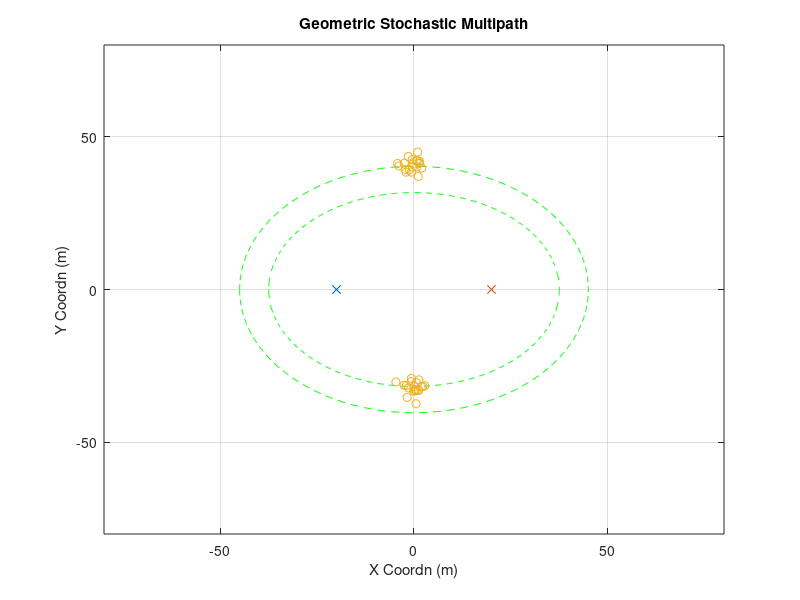

The MATLAB source for this figure: (Note: this script raises an error after producing the figure.)
% performance with perfect initial parameter...
clear;clc;close all
% rng(2)
%% other parameter
plot_ellipse = 1;
noise_pow = 1;

%% Goemetry Parameters
Nt = 16;
Nr = 16;
D_bs2ue = 40;
loc0_ue = [-D_bs2ue/2,0];
loc0_bs = [D_bs2ue/2,0];
speed_c = 3e8;
fc = 28e9;
%% Large Scale Parameter (Multiple Clusters)
cluster_delay = [300e-9,250e-9];
cluster_num = 2;
ray_num = 20;

%% Cluster Generation (Strongest Two?)
for cluster_index = 1:cluster_num
    delay = cluster_delay(cluster_index);
    ellipse_len = delay*speed_c;
    a = ellipse_len/2;
    c = D_bs2ue/2;
    b = sqrt(a^2-c^2);
    
%     AOA = rand*pi-pi/2;
    if cluster_index==1
        AOA = pi/2;
    else
        AOA = -pi/2;
    end
    loc_cluster_cnt = [a*cos(AOA),b*sin(AOA)];
    loc_cluster = repmat(loc_cluster_cnt,ray_num,1)+[randn(ray_num,1)*2,randn(ray_num,1)*2];
    loc_cluster_total((cluster_index-1)*ray_num+1:cluster_index*ray_num,:) =  loc_cluster;
    
    for ray_index = 1:ray_num
        raydelay(cluster_index,ray_index) = (norm(loc_cluster(ray_index,:)-loc0_bs)...
                    +norm(loc_cluster(ray_index,:)-loc0_ue))/speed_c;
        temp = loc_cluster(ray_index,:) - loc0_ue;
        rayAOA(cluster_index,ray_index) = angle(temp(1)+1j*temp(2));
        temp = loc_cluster(ray_index,:) - loc0_bs;
        rayAOD(cluster_index,ray_index) = angle(-temp(1)-1j*temp(2));
    end
    raygain = exp(1j*rand(cluster_num, ray_num)*2*pi);
%     raygain(2,:) = zeros(1,ray_num);
    
    fprintf('Cluster %d:\n',cluster_index);
    fprintf('DS Mean:    %4.2f ns\n', mean(raydelay(cluster_index,:)*1e9));
    fprintf('DS Std Dev: %4.2f ns\n', sqrt(var(raydelay(cluster_index,:)*1e9)));
    fprintf('AOAS Mean:    %4.2f degree\n', mean(rayAOA(cluster_index,:)/pi*180));
    fprintf('AOAS Std Dev: %4.2f degree\n', sqrt(var(rayAOA(cluster_index,:)/pi*180)));
    fprintf('AODS Mean:    %4.2f degree\n', mean(rayAOD(cluster_index,:)/pi*180));
    fprintf('AODS Std Dev: %4.2f degree\n', sqrt(var(rayAOD(cluster_index,:)/pi*180)));
    
    % plot ellipse
    if plot_ellipse
        t = -pi:0.01:pi;
        x = a*cos(t);
        y = b*sin(t);
        figure(99)
        plot(x,y,'g--');hold on
    end
end

% plot of scattering ellipse
if plot_ellipse
    figure(99)
    plot(loc0_ue(1),loc0_ue(2),'x');hold on
    plot(loc0_bs(1),loc0_bs(2),'x');hold on
    plot(loc_cluster_total(:,1),loc_cluster_total(:,2),'o');hold on
    title('Geometric Stochastic Multipath')
    axis([-80,80,-80,80])
    xlabel('X Coordn (m)')
    ylabel('Y Coordn (m)')
    grid on
end

%% Frequency Domain MIMO Channel & Frequency Domain Equivalent Beamspace Channel
Nfft = 512;
H_freq0 = get_H_freq3( raygain,...
                       raydelay,...
                       rayAOA,...
                       rayAOD,...
                       cluster_num,...
                       ray_num,...
                       Nt, Nr);
norm_factor = sqrt(mean(mean(mean(abs(H_freq0).^2))));
% norm_factor = 1;
H_freq0 = H_freq0 / norm_factor ;

%%
phi1 = mean(rayAOA(1,:),2);
% phi_round1 = round(mean(rayAOA(1,:),2)/pi*2^6)/2^6*pi;
phi_round1 = phi1;
arx1 = exp(1j*(0:Nr-1)'*pi*sin(phi_round1))/sqrt(Nr);

phi_round1_leftasst = (round(mean(rayAOA(1,:),2)/pi*2^6)-0.25)/2^6*pi;
arx1_leftasst = exp(1j*(0:Nr-1)'*pi*sin(phi_round1_leftasst))/sqrt(Nr);
phi_round1_rightasst = (round(mean(rayAOA(1,:),2)/pi*2^6)+0.25)/2^6*pi;
arx1_rightasst = exp(1j*(0:Nr-1)'*pi*sin(phi_round1_rightasst))/sqrt(Nr);

theta1 = mean(rayAOD(1,:),2);
atx1 = exp(1j*(0:Nt-1)'*pi*sin(theta1))/sqrt(Nt);

phi2 = mean(rayAOA(2,:),2);
% phi_round2 = round(mean(rayAOA(2,:),2)/pi*2^6)/2^6*pi;
phi_round2 = phi2;
arx2 = exp(1j*(0:Nr-1)'*pi*sin(phi_round2))/sqrt(Nr);
theta2 = mean(rayAOD(2,:),2);
atx2 = exp(1j*(0:Nt-1)'*pi*sin(theta2))/sqrt(Nt);
%% quick look at post-beamforming wideband channel 
if noise_pow == 10
    NMSE = -10;
elseif noise_pow == 1
    NMSE = -20;
elseif noise_pow == 0.1
    NMSE = -30;
end

H_error_scaler = sqrt(10^(NMSE/10));
for kk=1:Nfft
    H_error = (randn(Nr,Nt)+1j*randn(Nr,Nt))/sqrt(2)*H_error_scaler;
    H_BB1(kk,1) = arx1'*(squeeze(H_freq0(:,:,kk))+H_error)*atx1;
    H_BB2(kk,1) = arx2'*(squeeze(H_freq0(:,:,kk))+H_error)*atx2;
end
% figure
% plot(10*log10(abs(H_BB1(:,1))))
% grid on
% xlabel('Subcarrier Index')
% ylabel('Channel Gain (dB)')
%% OMP approach 
G = 1000;
Nfft = 512;
tau_range = linspace(150,350,G)*1e-9;
krange = transpose(1:Nfft);
for gg=1:G
    Psi(:,gg) = exp(-1j*(2*pi)*krange*tau_range(gg)/(Nfft*1e-9))*exp(-1j*2*pi*tau_range(gg)*28e9);
end
s_tau = zeros(Nfft,ray_num);
h_res = H_BB1(:,1);
for rr=1:ray_num
    [~, kr_bb1(rr)] = max(abs(Psi'*h_res));
    s_tau(:,rr) = Psi(:,kr_bb1(rr));
    h_res = (eye(Nfft) - s_tau(:,1:rr)*pinv(s_tau(:,1:rr)))*H_BB1(:,1);
end

s_tau = zeros(Nfft,ray_num);
h_res = H_BB2(:,1);
for rr=1:ray_num
    [~, kr_bb2(rr)] = max(abs(Psi'*h_res));
    s_tau(:,rr) = Psi(:,kr_bb2(rr));
    h_res = (eye(Nfft) - s_tau(:,1:rr)*pinv(s_tau(:,1:rr)))*H_BB2(:,1);
end
% [sort(tau_range(kr)).' sort(raydelay(1,:)).']*1e9
%% Parameter refinement using Alternative Search in BB1
t_num = 50;
for tt = 1:t_num
    if tt==1
        rayAOA_prev = ones(1,ray_num)*phi1;
        raydelay_prev = tau_range(kr_bb1);
    elseif tt>1
        raydelay_prev = tau_est;
        rayAOA_prev = AOA_est;
        raygain_prev = alpha_est;
    end

    % Alternative estimation parameters
    
        %---------------------------------------------
        % Alpha estimation using previous tau and phi
        %---------------------------------------------
        for kk=1:Nfft
            if tt==1
                bigPhi = ones(1,ray_num)*1e-5;
            else
                bigPhi = sin(rayAOA_prev(1,:))-sin(phi_round1);
            end
            bigTheta = -sin(rayAOD(1,:))+sin(theta1);
            BigAlpha(kk,:) = exp(-1j*2*pi*kk*(raydelay_prev(1,:))/(1e-9*Nfft))...
                .*exp(-1j*2*pi*(raydelay_prev(1,:))*28e9)...
                .*(1-exp(1j*pi*Nr*bigPhi))./(1-exp(1j*pi*bigPhi))...
                .*Nt...
                ./(Nt*Nr);
        end
        alpha_est = (pinv(BigAlpha)*H_BB1(:,1)).';
%         H_BB1_pred(:,tt) = BigAlpha*(alpha_est.');
%         figure
%         plot(abs(H_BB1_pred(:,tt)));hold on
%         plot(abs(H_BB1(:,1)));hold on
%         legend('pred','true')
        
        
        %---------------------------------------------
        % tau estimation with previous alpha and phi
        %---------------------------------------------
        for kk=1:Nfft
%             bigPhi = sin(rayAOA_prev(1,:))-sin(phi_round1);
            bigTheta = -sin(rayAOD(1,:))+sin(theta1);
            BigTau(kk,:) = (-1j*2*pi/(Nfft*1e-9)*kk-1j*2*pi*28e9)...
            .*exp(-1j*2*pi*kk*(raydelay_prev(1,:))/(1e-9*Nfft))...
            .*exp(-1j*2*pi*(raydelay_prev(1,:))*28e9)...
            .*alpha_est...    
            .*(1-exp(1j*pi*Nr*bigPhi))./(1-exp(1j*pi*bigPhi))...
            .*Nt...
            ./(Nt*Nr);
            
            BigTau_const(kk,:) = exp(-1j*2*pi*kk*(raydelay_prev(1,:))/(1e-9*Nfft))...
            .*exp(-1j*2*pi*(raydelay_prev(1,:))*28e9)...
            .*alpha_est...    
            .*(1-exp(1j*pi*Nr*bigPhi))./(1-exp(1j*pi*bigPhi))...
            .*Nt...
            ./(Nt*Nr);
        end
%         H_BB1_pred(:,tt) = sum(BigTau_const,2)+BigTau*((raydelay(1,:)-raydelay_prev(1,:)).');
        deltatau_est = pinv([real(BigTau);imag(BigTau)])...
            *[real(H_BB1(:,1)-sum(BigTau_const,2));imag(H_BB1(:,1)-sum(BigTau_const,2))];
        tau_est = raydelay_prev(1,:) + deltatau_est.';
%         H_BB1_pred_real(:,tt) = real(BigTau) * deltatau_est + real(sum(BigTau_const,2));
%         H_BB1_pred_imag(:,tt) = imag(BigTau) * deltatau_est + imag(sum(BigTau_const,2));
%         figure
%         plot(abs(H_BB1_pred_real(:,tt)+1j*H_BB1_pred_imag(:,tt)));hold on
%         plot(abs(H_BB1(:,1)));hold on
%         legend('pred','true')

        %---------------------------------------------
        % phi estimation using previous alpha and tau
        %---------------------------------------------
%         rayAOA_prev(1,:) = rayAOA_prev(1,:) + deltaAOA_est;
        for kk=1:Nfft
%             bigPhi = sin(rayAOA_prev(1,:))-sin(phi_round1);
            bigTheta = -sin(rayAOD(1,:))+sin(theta1);
            BigPhi_const(kk,:) = alpha_est(1,:)...
                .*exp(-1j*2*pi*kk*(tau_est)/(1e-9*Nfft))...
                .*exp(-1j*2*pi*(tau_est)*28e9)...
                .*(1-exp(1j*pi*Nr*bigPhi))./(1-exp(1j*pi*bigPhi))...
                .*Nt...
                ./(Nt*Nr);
            for ray_index=1:ray_num
                phi_bar = phi_round1;
                phi_chan = rayAOA_prev(1,ray_index);
                BigPHI(kk,ray_index) = alpha_est(ray_index)...
                .*exp(-1j*2*pi*kk*(tau_est(ray_index))/(1e-9*Nfft))...
                .*exp(-1j*2*pi*(tau_est(ray_index))*28e9)...
                .*((-1j*pi*Nr*cos(rayAOA_prev(1,ray_index)))*exp(1j*pi*Nr*bigPhi(ray_index))*(1-exp(1j*pi*bigPhi(ray_index)))...
                -(1-exp(1j*pi*Nr*bigPhi(ray_index)))*exp(1j*pi*bigPhi(ray_index))*(-1j*pi*cos(rayAOA_prev(1,ray_index))))...
                ./((1-exp(1j*pi*bigPhi(ray_index)))^2)...
                .*Nt...
                ./(Nt*Nr);
            end
        end
%         H_BB1_pred(:,tt) = sum(BigPhi_const,2)+BigPHI*((rayAOA(1,:)-rayAOA_prev(1,:)).');
        deltaAOA_est = pinv([real(BigPHI);imag(BigPHI)])...
            *[real(H_BB1(:,1)-sum(BigPhi_const,2));imag(H_BB1(:,1)-sum(BigPhi_const,2))];
        AOA_est = rayAOA_prev(1,:) + deltaAOA_est.';
        
%         H_BB1_pred_real(:,tt) = real(BigPHI) * deltaAOA_est + real(sum(BigPhi_const,2));
%         H_BB1_pred_imag(:,tt) = imag(BigPHI) * deltaAOA_est + imag(sum(BigPhi_const,2));
%         figure
%         plot(abs(H_BB1_pred_real(:,tt)+1j*H_BB1_pred_imag(:,tt)));hold on
%         plot(abs(H_BB1(:,1)));hold on
%         legend('pred','true')
        
        %---------------------------------------------
        % Post-Beamforming Channel Using Estimated Parameter
        %---------------------------------------------
        bigPhi_est = sin(AOA_est)-sin(phi_round1);
        for kk=1:Nfft
        H_BB1_pred(kk,tt) = sum(alpha_est(1,:)...
                .*exp(-1j*2*pi*kk*tau_est/(1e-9*Nfft))...
                .*exp(-1j*2*pi*(tau_est)*28e9)...
                .*(1-exp(1j*pi*Nr*bigPhi_est))./(1-exp(1j*pi*bigPhi_est))...
                ./Nr);
        end

    MSE_init1(tt) = norm(H_BB1(:,1)-H_BB1_pred(:,tt),'fro')/norm(H_BB1(:,1),'fro');
end
% wrap-up everything for tracking
tau_est1 = tau_est;
AOA_est1= AOA_est;
alpha_est1 = alpha_est;
%% 
figure
plot(MSE_init1);hold on;grid on
xlabel('Iteration')
title('MSE in Initilization')
ylabel('MSE in BB1')
%% Parameter refinement using Alternative Search in BB2
t_num = 50;
for tt = 1:t_num
    if tt==1
        rayAOA_prev = ones(1,ray_num)*phi2;
        raydelay_prev = tau_range(kr_bb2);
    elseif tt>1
        raydelay_prev = tau_est;
        rayAOA_prev = AOA_est;
        raygain_prev = alpha_est;
    end

    % Alternative estimation parameters
    
        %---------------------------------------------
        % Alpha estimation using previous tau and phi
        %---------------------------------------------
        for kk=1:Nfft
            if tt==1
                bigPhi = ones(1,ray_num)*1e-5;
            else
                bigPhi = sin(rayAOA_prev(1,:))-sin(phi_round2);
            end
%             bigPhi = sin(rayAOA_prev(1,:))-sin(phi_round2);
            bigTheta = -sin(rayAOD(2,:))+sin(theta2);
            BigAlpha(kk,:) = exp(-1j*2*pi*kk*(raydelay_prev(1,:))/(1e-9*Nfft))...
                .*exp(-1j*2*pi*(raydelay_prev(1,:))*28e9)...
                .*(1-exp(1j*pi*Nr*bigPhi))./(1-exp(1j*pi*bigPhi))...
            .*Nt...
            ./(Nt*Nr);
        end
        alpha_est = (pinv(BigAlpha)*H_BB2(:,1)).';
        H_BB2_pred(:,tt) = BigAlpha*(alpha_est.');
%         figure
%         plot(abs(H_BB1_pred(:,tt)));hold on
%         plot(abs(H_BB1(:,tt)));hold on
%         legend('pred','true')
        
        
        %---------------------------------------------
        % tau estimation with previous alpha and phi
        %---------------------------------------------
        for kk=1:Nfft
%             bigPhi = sin(rayAOA_prev(1,:))-sin(phi_round2);
            bigTheta = -sin(rayAOD(2,:))+sin(theta2);
            BigTau(kk,:) = (-1j*2*pi/(Nfft*1e-9)*kk-1j*2*pi*28e9)...
            .*exp(-1j*2*pi*kk*(raydelay_prev(1,:))/(1e-9*Nfft))...
            .*exp(-1j*2*pi*(raydelay_prev(1,:))*28e9)...
            .*alpha_est...    
            .*(1-exp(1j*pi*Nr*bigPhi))./(1-exp(1j*pi*bigPhi))...
            .*Nt...
            ./(Nt*Nr);
            
            BigTau_const(kk,:) = exp(-1j*2*pi*kk*(raydelay_prev(1,:))...
            /(1e-9*Nfft))...
            .*exp(-1j*2*pi*(raydelay_prev(1,:))*28e9)...
            .*alpha_est...    
            .*(1-exp(1j*pi*Nr*bigPhi))./(1-exp(1j*pi*bigPhi))...
            .*Nt...
            ./(Nt*Nr);
        end
%         H_BB1_pred(:,tt) = sum(BigTau_const,2)+BigTau*((raydelay(1,:)-raydelay_prev(1,:)).');
        deltatau_est = pinv([real(BigTau);imag(BigTau)])...
            *[real(H_BB2(:,1)-sum(BigTau_const,2));imag(H_BB2(:,1)-sum(BigTau_const,2))];
        tau_est = raydelay_prev(1,:) + deltatau_est.';
%         H_BB2_pred_real(:,tt) = real(BigTau) * deltatau_est + real(sum(BigTau_const,2));
%         H_BB2_pred_imag(:,tt) = imag(BigTau) * deltatau_est + imag(sum(BigTau_const,2));
%         figure
%         plot(abs(H_BB2_pred_real(:,tt)+1j*H_BB2_pred_imag(:,tt)));hold on
%         plot(abs(H_BB2(:,1)));hold on
%         legend('pred','true')

        %---------------------------------------------
        % phi estimation using previous alpha and tau
        %---------------------------------------------
%         rayAOA_prev(1,:) = rayAOA_prev(1,:) + deltaAOA_est;
        for kk=1:Nfft
%             bigPhi = sin(rayAOA_prev(1,:))-sin(phi_round2);
            bigTheta = -sin(rayAOD(2,:))+sin(theta2);
            BigPhi_const(kk,:) = alpha_est(1,:)...
                .*exp(-1j*2*pi*kk*(tau_est)/(1e-9*Nfft))...
                .*exp(-1j*2*pi*(tau_est)*28e9)...
                .*(1-exp(1j*pi*Nr*bigPhi))./(1-exp(1j*pi*bigPhi))...
                .*Nt...
                ./(Nt*Nr);
            for ray_index=1:ray_num
                phi_bar = phi_round1;
                phi_chan = rayAOA_prev(1,ray_index);
                BigPHI(kk,ray_index) = alpha_est(ray_index)...
                .*exp(-1j*2*pi*kk*(tau_est(ray_index))/(1e-9*Nfft))...
                .*exp(-1j*2*pi*(tau_est(ray_index))*28e9)...
                .*((-1j*pi*Nr*cos(rayAOA_prev(1,ray_index)))*exp(1j*pi*Nr*bigPhi(ray_index))*(1-exp(1j*pi*bigPhi(ray_index)))...
                -(1-exp(1j*pi*Nr*bigPhi(ray_index)))*exp(1j*pi*bigPhi(ray_index))*(-1j*pi*cos(rayAOA_prev(1,ray_index))))...
                ./((1-exp(1j*pi*bigPhi(ray_index)))^2)...
                .*Nt...
                ./(Nt*Nr);
            end
        end
%         H_BB1_pred(:,tt) = sum(BigPhi_const,2)+BigPHI*((rayAOA(1,:)-rayAOA_prev(1,:)).');
        deltaAOA_est = pinv([real(BigPHI);imag(BigPHI)])...
            *[real(H_BB2(:,1)-sum(BigPhi_const,2));imag(H_BB2(:,1)-sum(BigPhi_const,2))];
        AOA_est = rayAOA_prev(1,:) + deltaAOA_est.';
        
%         H_BB1_pred_real(:,tt) = real(BigPHI) * deltaAOA_est + real(sum(BigPhi_const,2));
%         H_BB1_pred_imag(:,tt) = imag(BigPHI) * deltaAOA_est + imag(sum(BigPhi_const,2));
%         figure
%         plot(abs(H_BB2_pred_real(:,tt)+1j*H_BB2_pred_imag(:,tt)));hold on
%         plot(abs(H_BB2(:,1)));hold on
%         legend('pred','true')
        
        %---------------------------------------------
        % Post-Beamforming Channel Using Estimated Parameter
        %---------------------------------------------
        bigPhi_est = sin(AOA_est)-sin(phi_round2);
        for kk=1:Nfft
        H_BB2_pred(kk,tt) = sum(alpha_est(1,:)...
                .*exp(-1j*2*pi*kk*tau_est/(1e-9*Nfft))...
                .*exp(-1j*2*pi*(tau_est)*28e9)...
                .*(1-exp(1j*pi*Nr*bigPhi_est))./(1-exp(1j*pi*bigPhi_est))...
                .*Nt...
                ./(Nt*Nr));
        end
%         figure
%         plot(abs(H_BB2_pred(:,tt)));hold on
%         plot(abs(H_BB2(:,1)));hold on
%         legend('pred','true')


    MSE_init2(tt) = norm(H_BB2(:,1)-H_BB2_pred(:,tt),'fro')/norm(H_BB2(:,1),'fro');
end

% wrap-up everything for tracking
tau_est2 = tau_est;
AOA_est2 = AOA_est;
alpha_est2 = alpha_est;

%%
% figure
% plot(MSE_init2);hold on;grid on
% xlabel('Iteration')
% title('MSE in Initilization')
% ylabel('MSE in BB2')
%% Channel change in BB1 and BB2
rho = 1;
speed_rotate = -100/180*pi;
t_range = (4:4:200)*1e-3;
for tt = 1:length(t_range)
    t_now = t_range(tt);
    dt = t_range(2)-t_range(1);
    
    % setup speed
    if t_now<500e-3
        speed_v = [10, 0];
    else
        speed_v = [10, 0];
    end
    
    if tt==1
        loc_ue = loc0_ue + speed_v * dt;
    else
        loc_ue = loc_ue + speed_v * dt;
    end
     
%     clc
%     fprintf('Time Evolution %2.4f s\n',t_range(tt));
    [raydelay, rayAOA, rayAOD ] = get_multipath_v2(loc0_bs, loc_ue, loc_cluster_total,...
                                            cluster_num, ray_num );
    rayAOA = rayAOA + speed_rotate * (tt-1) * dt;
    raygain = raygain.*exp(1j*rand(cluster_num,ray_num)*2*pi*sqrt(1-rho^2));
%     H_freq = get_H_freq2(raygain, raydelay, rayAOA, rayAOD, cluster_num, ray_num, Nt, Nr);
%     H_freq = H_freq / norm_factor ;

    raygain_true_BB1(tt,:)  = raygain(1,:);
    raygain_true_BB2(tt,:)  = raygain(2,:);
    
    raydelay_true_BB1(tt,:)  = raydelay(1,:);
    raydelay_true_BB2(tt,:)  = raydelay(2,:);
    
    rayAOA_true_BB1(tt,:)  = rayAOA(1,:);
    rayAOA_true_BB2(tt,:)  = rayAOA(2,:);
end

%% Parameter tracking using gradient descent
stepsize = 1e-7;

raydelay_est_BB1 = zeros(length(t_range),ray_num);
rayAOA_est_BB1 = zeros(length(t_range),ray_num);
raygain_est_BB1 = zeros(length(t_range),ray_num);

raydelay_est_BB2 = zeros(length(t_range),ray_num);
rayAOA_est_BB2 = zeros(length(t_range),ray_num);
raygain_est_BB2 = zeros(length(t_range),ray_num);

for tt = 1:length(t_range)
    
    raygain(1,:) = raygain_true_BB1(tt,:);
    raydelay(1,:) = raydelay_true_BB1(tt,:);
    rayAOA(1,:) = rayAOA_true_BB1(tt,:);
    
    raygain(2,:) = raygain_true_BB2(tt,:);
    raydelay(2,:) = raydelay_true_BB2(tt,:);
    rayAOA(2,:) = rayAOA_true_BB2(tt,:);
    
    H_freq = get_H_freq3(raygain, raydelay, rayAOA, rayAOD, cluster_num, ray_num, Nt, Nr);
    H_freq = H_freq / norm_factor;
    MIMO_noise = (randn(Nr,Nt,Nfft)+1j*randn(Nr,Nt,Nfft))*sqrt(noise_pow/2);
    H_freq_noisy = H_freq + MIMO_noise;
    
    arx1 = exp(1j*(0:Nr-1)'*pi*sin(phi_round1))/sqrt(Nr);
    arx2 = exp(1j*(0:Nr-1)'*pi*sin(phi_round2))/sqrt(Nr);

    for kk=1:Nfft
        H_error = (randn(Nr,Nt)+1j*randn(Nr,Nt))/sqrt(2)*H_error_scaler;
        H_BB1(kk,tt) = arx1'*(squeeze(H_freq(:,:,kk))+H_error)*atx1;   
        H_BB2(kk,tt) = arx2'*(squeeze(H_freq(:,:,kk))+H_error)*atx2;   
    end
    
    if tt==1
        raydelay_est_BB1(tt,:) = tau_est1;
        rayAOA_est_BB1(tt,:) = AOA_est1;
        raygain_est_BB1(tt,:) = alpha_est1;

        raydelay_est_BB2(tt,:) = tau_est2;
        rayAOA_est_BB2(tt,:) = AOA_est2;
        raygain_est_BB2(tt,:) = alpha_est2;
        
%         raydelay_est_BB1(tt,:) = raydelay(1,:);
%         rayAOA_est_BB1(tt,:) = rayAOA(1,:);
%         raygain_est_BB1(tt,:) = raygain(1,:)/norm_factor;
%         
%         raydelay_est_BB2(tt,:) = raydelay(2,:);
%         rayAOA_est_BB2(tt,:) = rayAOA(2,:);
%         raygain_est_BB2(tt,:) = raygain(2,:)/norm_factor;
    else
        raydelay_est_BB1(tt,:) = tau_est_BB1;
        rayAOA_est_BB1(tt,:) = phi_est_BB1;
        raygain_est_BB1(tt,:) = alpha_est_BB1;
        
        raydelay_est_BB2(tt,:) = tau_est_BB2;
        rayAOA_est_BB2(tt,:) = phi_est_BB2;
        raygain_est_BB2(tt,:) = alpha_est_BB2;
    end
    
    % gain is not updated in this algorithm
    alpha_est_BB1 = raygain_est_BB1(tt,:);
    alpha_est_BB2 = raygain_est_BB2(tt,:);

    % LMS update for channel parameters in BB1
    [tau_est_BB1, deltaAOA_est_BB1,  phi_est_BB1] ...
        = LMS_tracking_v3( alpha_est_BB1,...
                        raydelay_est_BB1(tt,:),...
                        rayAOA_est_BB1(tt,:),...
                        phi_round1,...
                        rayAOD(1,:),...
                        theta1,...
                        H_BB1(:,tt),...
                        Nt, Nr, Nfft, ray_num, stepsize);

    phi_round1 = phi_round1 + stepsize * deltaAOA_est_BB1.';

        % LMS update for channel parameters in BB2
    [tau_est_BB2, deltaAOA_est_BB2,  phi_est_BB2] ...
        = LMS_tracking_v3( alpha_est_BB2,...
                        raydelay_est_BB2(tt,:),...
                        rayAOA_est_BB2(tt,:),...
                        phi_round2,...
                        rayAOD(2,:),...
                        theta2,...
                        H_BB2(:,tt),...
                        Nt, Nr, Nfft, ray_num, stepsize);

    phi_round2 = phi_round2 + stepsize * deltaAOA_est_BB2.';
        %---------------------------------------------
        % Post-Beamforming Channel Using Estimated Parameter
        %---------------------------------------------
        bigPhi_est = sin(phi_est_BB1)-sin(phi_round1);
        bigTheta = -sin(rayAOD(1,:))+sin(theta1);
        for kk=1:Nfft
        H_BB1_pred(kk,tt) = sum(alpha_est_BB1(1,:)...
                .*exp(-1j*2*pi*kk*tau_est_BB1/(1e-9*Nfft))...
                .*exp(-1j*2*pi*28e9*tau_est_BB1)...
                .*(1-exp(1j*pi*Nr*bigPhi_est))./(1-exp(1j*pi*bigPhi_est))...
                .*Nt...
                ./(Nt*Nr));
        end
        
        bigPhi_est = sin(phi_est_BB2)-sin(phi_round2);
        bigTheta = -sin(rayAOD(2,:))+sin(theta2);
        for kk=1:Nfft
        H_BB2_pred(kk,tt) = sum(alpha_est_BB2(1,:)...
                .*exp(-1j*2*pi*kk*tau_est_BB2/(1e-9*Nfft))...
                .*exp(-1j*2*pi*28e9*tau_est_BB2)...
                .*(1-exp(1j*pi*Nr*bigPhi_est))./(1-exp(1j*pi*bigPhi_est))...
                .*Nt...
                ./(Nt*Nr));
        end

    
    % post-BF evaluation
    MSE_tracking_BB1(tt) = norm(H_BB1(:,tt)-H_BB1_pred(:,tt),'fro')/norm(H_BB1(:,tt),'fro');
    MSE_oldest_BB1(tt) = norm(H_BB1(:,tt)-H_BB1(:,1),'fro')/norm(H_BB1(:,tt),'fro');
    
    MSE_tracking_BB2(tt) = norm(H_BB2(:,tt)-H_BB2_pred(:,tt),'fro')/norm(H_BB2(:,tt),'fro');
    MSE_oldest_BB2(tt) = norm(H_BB2(:,tt)-H_BB2(:,1),'fro')/norm(H_BB2(:,tt),'fro');
    
    % capacity evaluation
%     L = cluster_num;
    L = 1;
    SINR_k = zeros(L,Nfft);

    H_freq_est = get_H_freq3([alpha_est_BB1; alpha_est_BB2],...
                             [tau_est_BB1;   tau_est_BB2],...
                             [phi_est_BB1;   phi_est_BB2],...
                              rayAOD,...
                              cluster_num,...
                              ray_num,...
                              Nt, Nr);
    
    for kk=1:Nfft
        [U,S,V] = svd(H_freq_est(:,:,kk));
        [diag_S, temp_idx] = sort(diag(S), 'descend');
        S_sorted  = diag(diag_S);
        U_sorted = U(:,temp_idx);
        V_sorted = V(:,temp_idx); 
        U_est{kk} = U_sorted(:,1:L);
        V_est{kk} = V_sorted(:,1:L);
        
        % true chan
        H_k = squeeze(H_freq(:,:,kk));
        gain = U_est{kk}' * H_k *V_est{kk};
        
        if L==2
            % Capcity computing with L = 2 multiplexed streams
            SINR_k(1, kk) = abs(gain(1,1))^(2) / ((abs(gain(1,2)).^2) + noise_pow);
            SINR_k(2, kk) = abs(gain(2,2))^(2) / ((abs(gain(2,1)).^2) + noise_pow);
        elseif L==1
            % Capcity computing with L = 2 multiplexed streams
            SINR_k(1, kk) = abs(gain(1,1))^(2) / (noise_pow);
        end
    end
    if L==2
        capacity_track(tt) = mean(sum(log2(1+SINR_k))); % bps/Hz
    elseif L==1
        capacity_track(tt) = mean(log2(1+SINR_k)); % bps/Hz
    end


    
    % with perfect CSI
    for kk=1:Nfft
        H_error = (randn(Nr,Nt)+1j*randn(Nr,Nt))/sqrt(2)*H_error_scaler;
        [U,S,V] = svd((squeeze(H_freq(:,:,kk))+H_error));
        [diag_S, temp_idx] = sort(diag(S), 'descend');
        S_sorted  = diag(diag_S);
        U_sorted = U(:,temp_idx);
        V_sorted = V(:,temp_idx); 
        if tt==1
            U_true{kk} = U_sorted(:,1:L);
            V_true{kk} = V_sorted(:,1:L);
        end

        % true chan
        H_k = squeeze(H_freq(:,:,kk));
        gain_true = U_true{kk}' * H_k *V_true{kk};

        if L==2
            % Capcity computing with L = 2 multiplexed streams
            SINR_k_true(1, kk) = abs(gain_true(1,1))^(2) / ((abs(gain_true(1,2)).^2) + noise_pow);
            SINR_k_true(2, kk) = abs(gain_true(2,2))^(2) / ((abs(gain_true(2,1)).^2) + noise_pow);

        elseif L==1
            % Capcity computing with L = 2 multiplexed streams
            SINR_k_true(1, kk) = abs(gain(1,1))^(2) / (noise_pow);

        end
    end
    if L==2
        capacity_true(tt) = mean(sum(log2(1+SINR_k_true))); % bps/Hz
    elseif L==1
        capacity_true(tt) = mean(log2(1+SINR_k_true)); % bps/Hz
    end
end

%% post-beamforming NMSE
figure
plot(1e3*t_range, MSE_tracking_BB1,'linewidth',3);hold on;
plot(1e3*t_range, MSE_oldest_BB1,'linewidth',3);hold on
plot(1e3*t_range, MSE_tracking_BB2,'linewidth',3);hold on;
plot(1e3*t_range, MSE_oldest_BB2,'linewidth',3);hold on
grid on
xlabel('time (ms)')
title('MSE in Tracking')
ylabel('MSE')
legend('BB1 w/ tracking','BB1 w/o tracking','BB2 w/ tracking','BB2 w/o tracking')

%% angle and delay tracking performance
figure
subplot(221)
plot(1e9*mean(raydelay_est_BB1,2));
hold on
plot(1e9*mean(raydelay_true_BB1,2));
legend('est.','true')
ylabel('delay (ns)')
title('delay BB1')

subplot(222)
plot(1e9*mean(raydelay_est_BB2,2));
hold on
plot(1e9*mean(raydelay_true_BB2,2));
legend('est.','true')
ylabel('delay (ns)')
title('delay BB2')

subplot(223)
plot(mean(rayAOA_est_BB1,2)/pi*180);
hold on
plot(mean(rayAOA_true_BB1,2)/pi*180);
legend('est.','true')
ylabel('AOA (deg)')
title('AOA BB1')

subplot(224)
plot(mean(rayAOA_est_BB2,2)/pi*180);
hold on
plot(mean(rayAOA_true_BB2,2)/pi*180);
legend('est.','true')
ylabel('AOA (deg)')
title('AOA BB2')

%%  capacity plotting
figure;
plot(t_range, capacity_track);hold on
plot(t_range, capacity_true);hold on
legend('proposed','perfect CSI')
        
